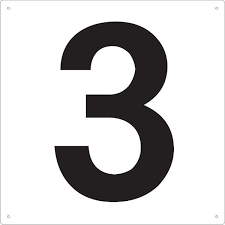
#> input picture learn/pic/number.png, 225 x 225 px, found by its file name
$ python opencv_learn_12.py
#> lines starting #> are read from the running program, lines starting #| are printed output that depends on the picture; after the words box and inside, x2 and y2 are one past the last pixel; in counts of white or black regions, pixels touching at a corner belong together; long printed decimals are rounded
'''
轮廓特征

计算物体的周长、面积、质心、最小外接矩形等
OpenCV 函数：cv2.contourArea(), cv2.arcLength(), cv2.approxPolyDP() 等
'''

import cv2
import numpy as np

path = "./Opencv_learn/learn/pic/number.png"
img = cv2.imread(path)
#> img is the input picture: shape (225, 225, 3); mean B, G, R 205.7, 205.5, 206.3
img = cv2.resize(img, (640, 480))
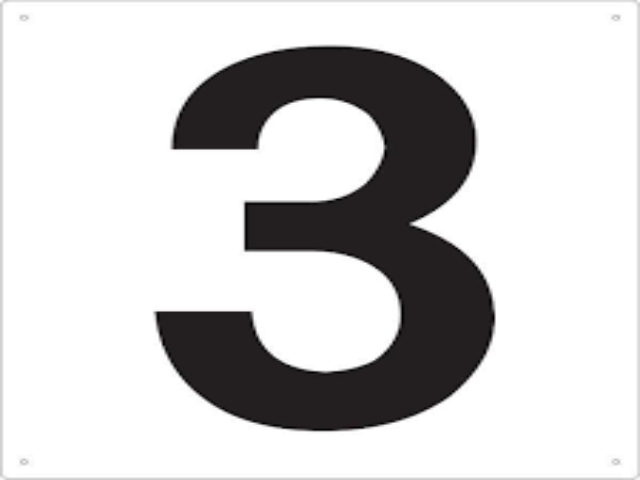
#> img: shape (480, 640, 3); mean B, G, R 205.7, 205.5, 206.3
img_gray = cv2.cvtColor(img, cv2.COLOR_RGB2GRAY)

ret, img_th = cv2.threshold(img_gray, 100, 255, cv2.THRESH_BINARY)
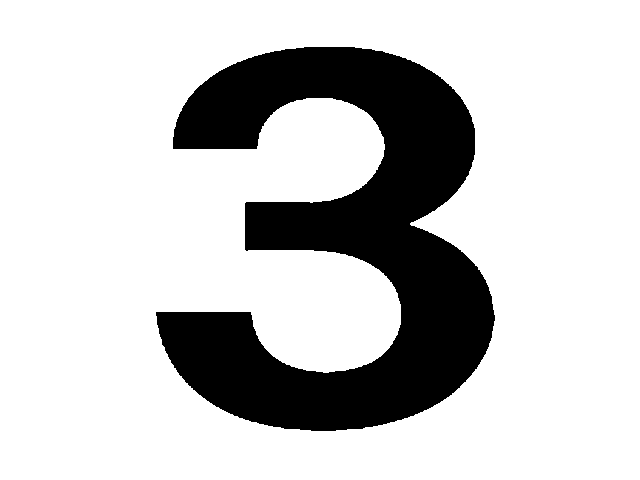
#> img_th: shape (480, 640); 78.8% white; 1 black region

con, n = cv2.findContours(img_th, cv2.RETR_TREE, cv2.CHAIN_APPROX_SIMPLE)
#> con = 2 contours; box (x1, y1, x2, y2) and area: (0, 0, 640, 480) 306081, (155, 46, 496, 432) 66230; n = [[-1, -1, 1, -1], [-1, -1, -1, 0]]

img_th_rgb = cv2.cvtColor(img_th, cv2.COLOR_GRAY2BGR)
#> img_th_rgb: shape (480, 640, 3); 78.8% white; 1 black region, box (x1, y1, x2, y2) and area: (156, 47, 495, 431) 65259


# 第一个框为图像的边缘框， 无意义
cv2.drawContours(img_th_rgb, con, 1, (0,0,255), 2)

x, y, w, h = cv2.boundingRect(con[1]) # 外接矩形
#> x = 155; y = 46; w = 341; h = 386

cv2.rectangle(img_th_rgb, (x,y), (x+w, y+h), (0, 255, 0), 2)

rect = cv2.minAreaRect(con[1])# 最小外接矩形
#> rect = ((316.9, 239.2), (338.1, 387), -6.1)
box = np.int0(cv2.boxPoints(rect))# 矩形的四个角点取整
#> box = [[169, 449], [128, 64], [464, 28], [505, 413]]
print(rect,box)
#| ((316.894, 239.207), (338.072, 387.028), -6.105) [[169 449]
#|  [128  64]
#|  [464  28]
#|  [505 413]]
cv2.drawContours(img_th_rgb, [box], 0, (255, 0, 0), 2)# 利用描绘轮廓函数去描绘最小外接矩形
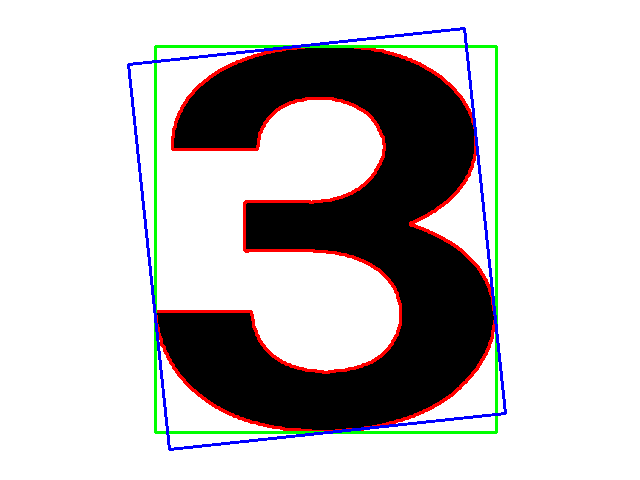
#> img_th_rgb: shape (480, 640, 3); mean B, G, R 194.3, 194.1, 196

# cv2.imshow("img1", img_th)
cv2.imshow("img", img_th_rgb)
while True:

    k = cv2.waitKey(1)
#> (key q is pressed here)


    if k == ord('q'):
        break

cv2.destroyAllWindows()
